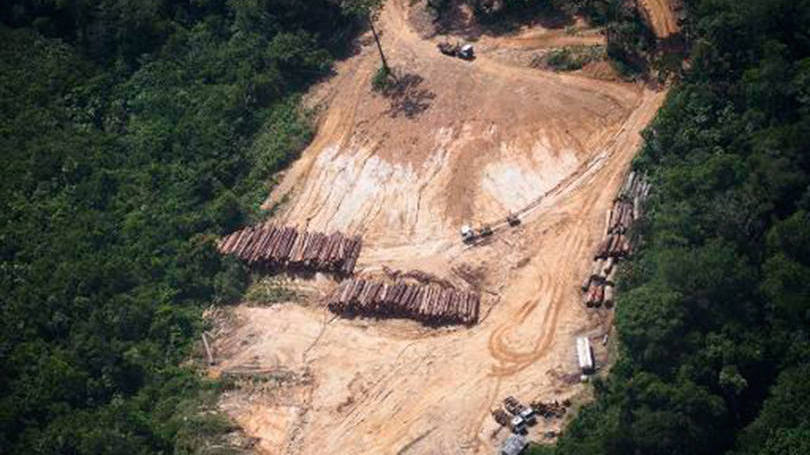
%> input picture domain/desmatamento.jpg, 810 x 455 px
$ octave resolucao.m   (GNU Octave 9; MATLAB toolbox functions it lacks are replaced by stand-ins)
%> lines starting %> are read from the running program, lines starting %| are printed output that depends on the picture; in (x1, y1, x2, y2) boxes, pixels count from 0 and x2, y2 are one past the last pixel; in counts of white or black regions, pixels touching at a corner belong together; the program's own positions count from 1
clear all;
close all;
pkg load image;

im = rgb2gray(imread("desmatamento.jpg"));
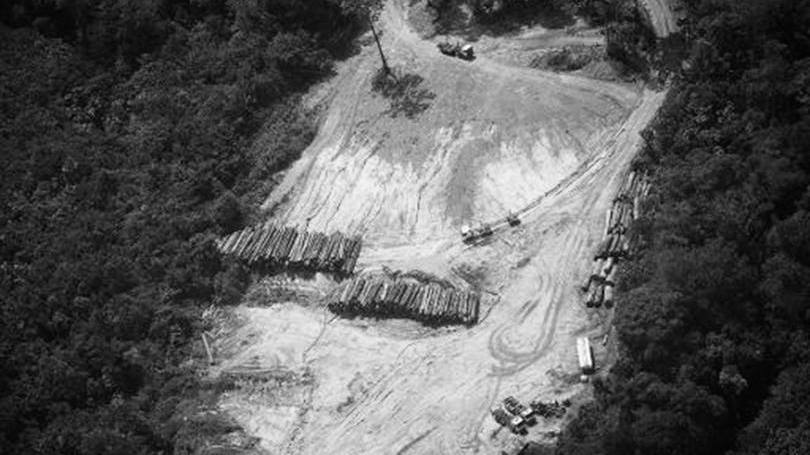
%> im: size 455x810 uint8; min 1, max 254, mean 91.9
figure(1);
imhist(im);
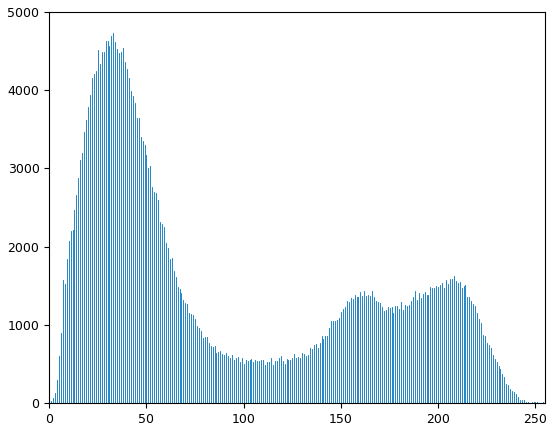
%> figure redrawn from the program's plot data; highest point at x = 33, y = 4737
imtest = im > 101;
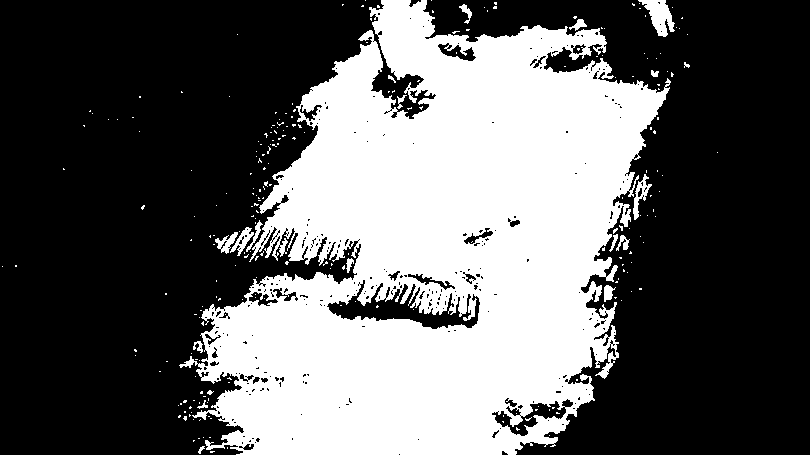
%> imtest: size 455x810 logical; 37.8% white; 252 white regions (232 under 20 px), largest, box (x1, y1, x2, y2) and area: (179, 0, 671, 455) 136158, (638, 0, 675, 37) 689, (633, 174, 652, 220) 289
area = (sum(sum(imtest))*100)/(455*810);
%> area = 37.82
imshow(imtest);

im = rgb2gray(imread("tomografia.jpg"));
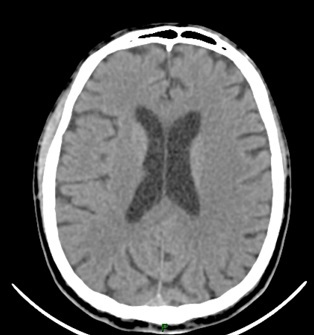
%> input picture domain/tomografia.jpg, 314 x 335 px
%> im: size 335x314 uint8; min 0, max 255, mean 89.6
imshow(im);
for i=1:size(im,1)
  for j=1:size(im,2)
    if(im(i,j)>50 && im(i,j)<100)
      im(i,j) = 200;
    else
      im(i,j) = 50;
    end
  end
end
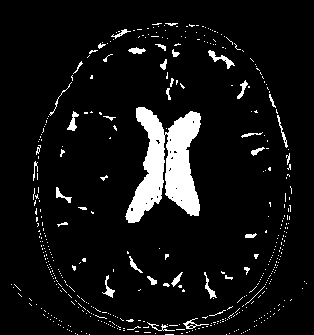
%> im: size 335x314 uint8; values 50 (black) and 200 (white), 7.3% white; 464 white regions (423 under 20 px), largest, box (x1, y1, x2, y2) and area: (125, 107, 201, 223) 4730, (208, 50, 235, 69) 142, (67, 111, 79, 131) 102

im = rgb2gray(imread("tomografia.jpg"));
imshow(im);
for i=1:size(im,1)
  for j=1:size(im,2)
    if(im(i,j)>110 && im(i,j)<170)
      im(i,j) += im(i,j)*0.5;
    else
      im(i,j) -= im(i,j)*0.7;
    end
  end
end
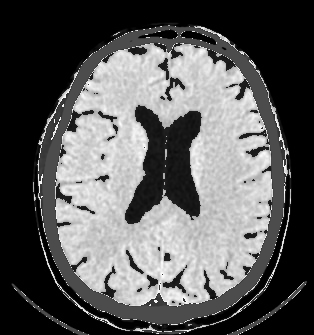
%> im: size 335x314 uint8; min 0, max 254, mean 91.3

imshow(im);
